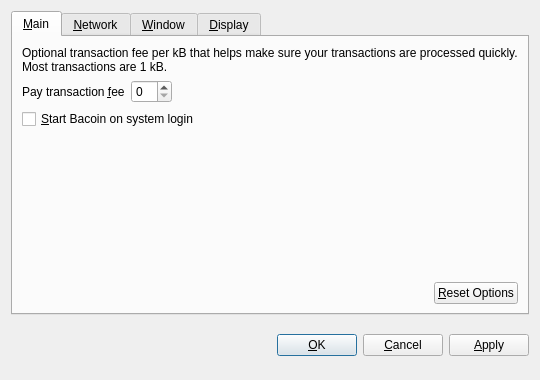
<?xml version="1.0" encoding="UTF-8"?>
<ui version="4.0">
 <class>OptionsDialog</class>
 <widget class="QDialog" name="OptionsDialog">
  <property name="geometry">
   <rect>
    <x>0</x>
    <y>0</y>
    <width>540</width>
    <height>380</height>
   </rect>
  </property>
  <property name="windowTitle">
   <string>Options</string>
  </property>
  <property name="modal">
   <bool>true</bool>
  </property>
  <layout class="QVBoxLayout" name="verticalLayout">
   <item>
    <widget class="QTabWidget" name="tabWidget">
     <property name="tabPosition">
      <enum>QTabWidget::North</enum>
     </property>
     <property name="currentIndex">
      <number>0</number>
     </property>
     <widget class="QWidget" name="tabMain">
      <attribute name="title">
       <string>&amp;Main</string>
      </attribute>
      <layout class="QVBoxLayout" name="verticalLayout_Main">
       <item>
        <widget class="QLabel" name="transactionFeeInfoLabel">
         <property name="text">
          <string>Optional transaction fee per kB that helps make sure your transactions are processed quickly. Most transactions are 1 kB.</string>
         </property>
         <property name="textFormat">
          <enum>Qt::PlainText</enum>
         </property>
         <property name="wordWrap">
          <bool>true</bool>
         </property>
        </widget>
       </item>
       <item>
        <layout class="QHBoxLayout" name="horizontalLayout_1_Main">
         <item>
          <widget class="QLabel" name="transactionFeeLabel">
           <property name="text">
            <string>Pay transaction &amp;fee</string>
           </property>
           <property name="textFormat">
            <enum>Qt::PlainText</enum>
           </property>
           <property name="buddy">
            <cstring>transactionFee</cstring>
           </property>
          </widget>
         </item>
         <item>
          <widget class="BitcoinAmountField" name="transactionFee"/>
         </item>
         <item>
          <spacer name="horizontalSpacer_1_Main">
           <property name="orientation">
            <enum>Qt::Horizontal</enum>
           </property>
           <property name="sizeHint" stdset="0">
            <size>
             <width>40</width>
             <height>20</height>
            </size>
           </property>
          </spacer>
         </item>
        </layout>
       </item>
       <item>
        <widget class="QCheckBox" name="bitcoinAtStartup">
         <property name="toolTip">
          <string>Automatically start Bacoin after logging in to the system.</string>
         </property>
         <property name="text">
          <string>&amp;Start Bacoin on system login</string>
         </property>
        </widget>
       </item>
       <item>
        <spacer name="verticalSpacer_Main">
         <property name="orientation">
          <enum>Qt::Vertical</enum>
         </property>
         <property name="sizeHint" stdset="0">
          <size>
           <width>20</width>
           <height>40</height>
          </size>
         </property>
        </spacer>
       </item>
       <item>
        <layout class="QHBoxLayout" name="horizontalLayout_2_Main">
         <item>
          <spacer name="horizontalSpacer_2_Main">
           <property name="orientation">
            <enum>Qt::Horizontal</enum>
           </property>
           <property name="sizeHint" stdset="0">
            <size>
             <width>40</width>
             <height>20</height>
            </size>
           </property>
          </spacer>
         </item>
         <item>
          <widget class="QPushButton" name="resetButton">
           <property name="toolTip">
            <string>Reset all client options to default.</string>
           </property>
           <property name="text">
            <string>&amp;Reset Options</string>
           </property>
           <property name="autoDefault">
            <bool>false</bool>
           </property>
          </widget>
         </item>
        </layout>
       </item>
      </layout>
     </widget>
     <widget class="QWidget" name="tabNetwork">
      <attribute name="title">
       <string>&amp;Network</string>
      </attribute>
      <layout class="QVBoxLayout" name="verticalLayout_Network">
       <item>
        <widget class="QCheckBox" name="mapPortUpnp">
         <property name="toolTip">
          <string>Automatically open the Bacoin client port on the router. This only works when your router supports UPnP and it is enabled.</string>
         </property>
         <property name="text">
          <string>Map port using &amp;UPnP</string>
         </property>
        </widget>
       </item>
       <item>
        <widget class="QCheckBox" name="connectSocks">
         <property name="toolTip">
          <string>Connect to the Bacoin network through a SOCKS proxy (e.g. when connecting through Tor).</string>
         </property>
         <property name="text">
          <string>&amp;Connect through SOCKS proxy:</string>
         </property>
        </widget>
       </item>
       <item>
        <layout class="QHBoxLayout" name="horizontalLayout_Network">
         <item>
          <widget class="QLabel" name="proxyIpLabel">
           <property name="text">
            <string>Proxy &amp;IP:</string>
           </property>
           <property name="textFormat">
            <enum>Qt::PlainText</enum>
           </property>
           <property name="buddy">
            <cstring>proxyIp</cstring>
           </property>
          </widget>
         </item>
         <item>
          <widget class="QValidatedLineEdit" name="proxyIp">
           <property name="maximumSize">
            <size>
             <width>140</width>
             <height>16777215</height>
            </size>
           </property>
           <property name="toolTip">
            <string>IP address of the proxy (e.g. 127.0.0.1)</string>
           </property>
          </widget>
         </item>
         <item>
          <widget class="QLabel" name="proxyPortLabel">
           <property name="text">
            <string>&amp;Port:</string>
           </property>
           <property name="textFormat">
            <enum>Qt::PlainText</enum>
           </property>
           <property name="buddy">
            <cstring>proxyPort</cstring>
           </property>
          </widget>
         </item>
         <item>
          <widget class="QLineEdit" name="proxyPort">
           <property name="maximumSize">
            <size>
             <width>55</width>
             <height>16777215</height>
            </size>
           </property>
           <property name="toolTip">
            <string>Port of the proxy (e.g. 9050)</string>
           </property>
          </widget>
         </item>
         <item>
          <widget class="QLabel" name="socksVersionLabel">
           <property name="text">
            <string>SOCKS &amp;Version:</string>
           </property>
           <property name="textFormat">
            <enum>Qt::PlainText</enum>
           </property>
           <property name="buddy">
            <cstring>socksVersion</cstring>
           </property>
          </widget>
         </item>
         <item>
          <widget class="QValueComboBox" name="socksVersion">
           <property name="toolTip">
            <string>SOCKS version of the proxy (e.g. 5)</string>
           </property>
          </widget>
         </item>
         <item>
          <spacer name="horizontalSpacer_Network">
           <property name="orientation">
            <enum>Qt::Horizontal</enum>
           </property>
           <property name="sizeHint" stdset="0">
            <size>
             <width>40</width>
             <height>20</height>
            </size>
           </property>
          </spacer>
         </item>
        </layout>
       </item>
       <item>
        <spacer name="verticalSpacer_Network">
         <property name="orientation">
          <enum>Qt::Vertical</enum>
         </property>
         <property name="sizeHint" stdset="0">
          <size>
           <width>20</width>
           <height>40</height>
          </size>
         </property>
        </spacer>
       </item>
      </layout>
     </widget>
     <widget class="QWidget" name="tabWindow">
      <attribute name="title">
       <string>&amp;Window</string>
      </attribute>
      <layout class="QVBoxLayout" name="verticalLayout_Window">
       <item>
        <widget class="QCheckBox" name="minimizeToTray">
         <property name="toolTip">
          <string>Show only a tray icon after minimizing the window.</string>
         </property>
         <property name="text">
          <string>&amp;Minimize to the tray instead of the taskbar</string>
         </property>
        </widget>
       </item>
       <item>
        <widget class="QCheckBox" name="minimizeOnClose">
         <property name="toolTip">
          <string>Minimize instead of exit the application when the window is closed. When this option is enabled, the application will be closed only after selecting Quit in the menu.</string>
         </property>
         <property name="text">
          <string>M&amp;inimize on close</string>
         </property>
        </widget>
       </item>
       <item>
        <spacer name="verticalSpacer_Window">
         <property name="orientation">
          <enum>Qt::Vertical</enum>
         </property>
         <property name="sizeHint" stdset="0">
          <size>
           <width>20</width>
           <height>40</height>
          </size>
         </property>
        </spacer>
       </item>
      </layout>
     </widget>
     <widget class="QWidget" name="tabDisplay">
      <attribute name="title">
       <string>&amp;Display</string>
      </attribute>
      <layout class="QVBoxLayout" name="verticalLayout_Display">
       <item>
        <layout class="QHBoxLayout" name="horizontalLayout_1_Display">
         <item>
          <widget class="QLabel" name="langLabel">
           <property name="text">
            <string>User Interface &amp;language:</string>
           </property>
           <property name="textFormat">
            <enum>Qt::PlainText</enum>
           </property>
           <property name="buddy">
            <cstring>lang</cstring>
           </property>
          </widget>
         </item>
         <item>
          <widget class="QValueComboBox" name="lang">
           <property name="toolTip">
            <string>The user interface language can be set here. This setting will take effect after restarting Bacoin.</string>
           </property>
          </widget>
         </item>
        </layout>
       </item>
       <item>
        <layout class="QHBoxLayout" name="horizontalLayout_2_Display">
         <item>
          <widget class="QLabel" name="unitLabel">
           <property name="text">
            <string>&amp;Unit to show amounts in:</string>
           </property>
           <property name="textFormat">
            <enum>Qt::PlainText</enum>
           </property>
           <property name="buddy">
            <cstring>unit</cstring>
           </property>
          </widget>
         </item>
         <item>
          <widget class="QValueComboBox" name="unit">
           <property name="toolTip">
            <string>Choose the default subdivision unit to show in the interface and when sending coins.</string>
           </property>
          </widget>
         </item>
        </layout>
       </item>
       <item>
        <widget class="QCheckBox" name="displayAddresses">
         <property name="toolTip">
          <string>Whether to show Bacoin addresses in the transaction list or not.</string>
         </property>
         <property name="text">
          <string>&amp;Display addresses in transaction list</string>
         </property>
        </widget>
       </item>
       <item>
        <spacer name="verticalSpacer_Display">
         <property name="orientation">
          <enum>Qt::Vertical</enum>
         </property>
         <property name="sizeHint" stdset="0">
          <size>
           <width>20</width>
           <height>40</height>
          </size>
         </property>
        </spacer>
       </item>
      </layout>
     </widget>
    </widget>
   </item>
   <item>
    <layout class="QHBoxLayout" name="horizontalLayout_Buttons">
     <item>
      <spacer name="horizontalSpacer_1">
       <property name="orientation">
        <enum>Qt::Horizontal</enum>
       </property>
       <property name="sizeHint" stdset="0">
        <size>
         <width>40</width>
         <height>48</height>
        </size>
       </property>
      </spacer>
     </item>
     <item>
      <widget class="QLabel" name="statusLabel">
       <property name="font">
        <font>
         <weight>75</weight>
         <bold>true</bold>
        </font>
       </property>
       <property name="text">
        <string/>
       </property>
       <property name="textFormat">
        <enum>Qt::PlainText</enum>
       </property>
       <property name="wordWrap">
        <bool>true</bool>
       </property>
      </widget>
     </item>
     <item>
      <spacer name="horizontalSpacer_2">
       <property name="orientation">
        <enum>Qt::Horizontal</enum>
       </property>
       <property name="sizeHint" stdset="0">
        <size>
         <width>40</width>
         <height>48</height>
        </size>
       </property>
      </spacer>
     </item>
     <item>
      <widget class="QPushButton" name="okButton">
       <property name="text">
        <string>&amp;OK</string>
       </property>
      </widget>
     </item>
     <item>
      <widget class="QPushButton" name="cancelButton">
       <property name="text">
        <string>&amp;Cancel</string>
       </property>
       <property name="autoDefault">
        <bool>false</bool>
       </property>
      </widget>
     </item>
     <item>
      <widget class="QPushButton" name="applyButton">
       <property name="text">
        <string>&amp;Apply</string>
       </property>
       <property name="autoDefault">
        <bool>false</bool>
       </property>
      </widget>
     </item>
    </layout>
   </item>
  </layout>
 </widget>
 <customwidgets>
  <customwidget>
   <class>BitcoinAmountField</class>
   <extends>QSpinBox</extends>
   <header>bitcoinamountfield.h</header>
  </customwidget>
  <customwidget>
   <class>QValueComboBox</class>
   <extends>QComboBox</extends>
   <header>qvaluecombobox.h</header>
  </customwidget>
  <customwidget>
   <class>QValidatedLineEdit</class>
   <extends>QLineEdit</extends>
   <header>qvalidatedlineedit.h</header>
  </customwidget>
 </customwidgets>
 <resources/>
 <connections/>
</ui>
